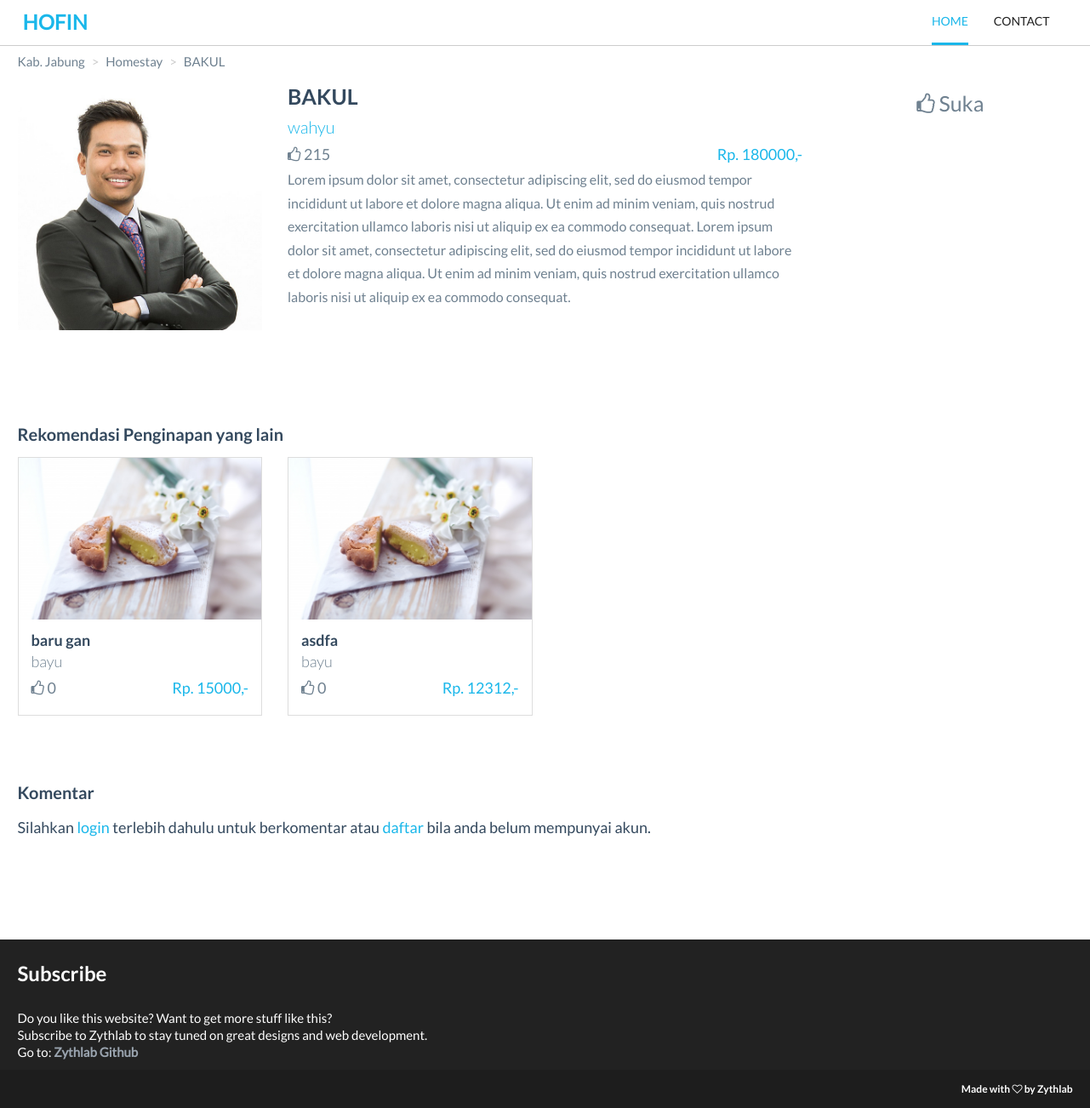
Page /penginapan/detailPenginapan/2 on the committed database.
### tables this page shows
CREATE TABLE IF NOT EXISTS `m_penginapan` (
  `id_penginapan` int(11) NOT NULL,
  `id_pengguna` int(11) NOT NULL,
  `rating` int(11) NOT NULL,
  `nama_penginapan` varchar(100) NOT NULL,
  `alamat` varchar(100) NOT NULL,
  `daerah` varchar(100) NOT NULL,
  `harga` int(11) NOT NULL,
  `deskripsi` text NOT NULL,
  `kategori` varchar(50) NOT NULL,
  `foto` varchar(100) NOT NULL
);

CREATE TABLE IF NOT EXISTS `m_pengguna` (
  `id_pengguna` int(11) NOT NULL,
  `nama` varchar(50) NOT NULL,
  `username` varchar(50) NOT NULL,
  `password` varchar(100) NOT NULL,
  `role` int(11) NOT NULL
);

### application/controllers/Penginapan.php (called while the page is built, shortened)
<?php
class Penginapan extends CI_Controller {
	public function detailPenginapan(){
		$id_penginapan = $this->uri->segment(3);
		$id_pengguna = $this->session->userdata('id');
		$data['penginapan'] = $this->Mpenginapan->detailPenginapan($id_penginapan);
		$kategori = $this->Mpenginapan->getKategoriRekomendasi($id_penginapan);
		$data['rekomendasi'] = $this->Mpenginapan->getRekomendasi($kategori,$id_penginapan);
		$data['komentar'] = $this->Mkomentar->getKomentar($id_penginapan);
		$data['suka'] = $this->Mrating->getNilai($id_penginapan,$id_pengguna);
		$data['content'] = $this->load->view('VDetailPenginapan', $data, true);
		$this->load->view('template2', $data);
	}
}

### index.php (called while the page is built, shortened)
<?php
require_once BASEPATH.'core/CodeIgniter.php';

### application/models/Mpenginapan.php (called while the page is built, shortened)
<?php if (!defined('BASEPATH')) exit('No direct script access allowed');
class Mpenginapan extends CI_Model
{
	public function detailPenginapan($id){
		$this->db->from('m_pengguna');
		$this->db->join('m_penginapan', 'm_pengguna.id_pengguna = m_penginapan.id_pengguna');
		$this->db->where('id_penginapan',$id);
		$query = $this->db->get();
		return $query->result();
	}
	public function getKategoriRekomendasi($id){
		$this->db->from('m_pengguna');
		$this->db->join('m_penginapan', 'm_pengguna.id_pengguna = m_penginapan.id_pengguna');
		$this->db->where('id_penginapan',$id);
		$query = $this->db->get();
		foreach ($query->result() as $row)
		{
			$kategori = $row->kategori;
		}
		return $kategori;
	}
	public function getRekomendasi($kategori,$id){
		$this->db->from('m_pengguna');
		$this->db->join('m_penginapan', 'm_pengguna.id_pengguna = m_penginapan.id_pengguna');
		$this->db->where('kategori',$kategori);
		$this->db->where('id_penginapan !=', $id);
		$this->db->limit('4');
		$query = $this->db->get();
		return $query->result();
	}
}

### application/views/VDetailPenginapan.php (the view, shortened to what this page needs)
<section class="content">
  <?php foreach($penginapan as $penginapan){ ?>
  <div class="container">
    <ol class="breadcrumb">
      <li><a href="<?php echo base_url('penginapan/cariPenginapan?daerah='.$penginapan->daerah.'')?>" class="link"><?php echo $penginapan->daerah ?></a></li>
      <li><a class="link"><?php echo $penginapan->kategori ?></a></li>
      <li><a class="link"><?php echo $penginapan->nama_penginapan ?></a></li>
    </ol>
    <div class="content-body">
      <div class="row">
        <div class="col-md-3">
          <div class="content-img">
            <img src="img/content/2.jpg" class="img-responsive">
          </div>
        </div>
        <div class="col-md-6">
          <div class="content-detail">
            <h3 class="title"><?= $penginapan->nama_penginapan ?></h3>
            <p class="menu-owner"><?= $penginapan->nama ?></p>
            <div class="menu-type"><i class="fa fa-thumbs-o-up" aria-hidden="true"></i> <?= $penginapan->rating ?></div>
            <span class="menu-price">Rp. <?= $penginapan->harga ?>,-</span>
            <p class="description"><?= $penginapan->deskripsi ?></p>
          </div>
        </div>
        <div class="col-md-3">
          <div class="menu-information">
            <?php if ($this->session->userdata('nama') != $penginapan->nama ) { ?>
                <?php if(!$suka) { ?>
              <a href="<?php echo base_url('penginapan/setNilai/1/'.$penginapan->id_penginapan.'') ?>"><i class="fa fa-thumbs-o-up" aria-hidden="true"></i> Suka</a>
              <?php } else { ?>
              <a href="<?php echo base_url('penginapan/setNilai/2/'.$penginapan->id_penginapan.'') ?>"><i class="fa fa-thumbs-o-down" aria-hidden="true"></i> Tidak Suka</a>
            <?php }
            } ?>
          </div>
        </div>
      </div>
    </div>
  </div>
  <?php }
  $id_penginapan = $penginapan->id_penginapan; ?>
</section>
<section class="owner-recomendation">
  <div class="container">
    <h2 class="recomendation-heading">Rekomendasi Penginapan yang lain</h2>
    <div class="row">
      <?php foreach ($rekomendasi as $rekomendasi) { ?>
      <div class="col-md-3">
        <div class="box">
          <a href="<?= base_url('penginapan/detailPenginapan/')?><?= $rekomendasi->id_penginapan?>">
            <span class="box-image">
              <img src="img/content/1.jpg" class="img-responsive">
            </span>
            <div class="box-description">
              <h4 class="menu-title"><?= $rekomendasi->nama_penginapan ?></h4>
              <p class="menu-owner"><?= $rekomendasi->nama ?></p>
              <div class="menu-type"><i class="fa fa-thumbs-o-up" aria-hidden="true"></i> <?= $rekomendasi->rating ?></div>
              <div class="menu-price">Rp. <?=$rekomendasi->harga ?>,-</div>
            </div>
          </a>
        </div>
      </div>
      <?php } ?>
    </div>
  </div>
</section>
<section class="comment">
  <div class="container">
    <h2 class="recomendation-heading">Komentar</h2>
    <div class="row">
      <div class="col-md-9">
      <?php if ($this->session->userdata('nama')) {?>
        <?php echo form_open('penginapan/setKomentar')?>
        <input type="hidden" name="id_penginapan" value="<?php echo $id_penginapan ?>">
        <div class="form-group">
          <textarea name="komentar" rows="5" class="form-control" placeholder="komentar anda ..."></textarea>
        </div>
        <div class="pull-right">
          <button class="btn btn-red">Komentar</button>
        </div>
        <?php echo form_close() ?>
        <?php } else { ?>
        <p>Silahkan <a href="<?= base_url('pengguna') ?>" class="link-blue">login</a> terlebih dahulu untuk berkomentar atau <a href="<?= base_url('pengguna') ?>" class="link-blue">daftar</a> bila anda belum mempunyai akun.</p>
        <?php } ?>
      </div>
    </div>
  </div>
</section>

### rows in the picture
m_penginapan: daerah "Kab. Jabung", kategori "Homestay", nama_penginapan "BAKUL", id_pengguna.nama "wahyu", rating "215", harga "180000", deskripsi "Lorem ipsum dolor sit amet, consectetur adipiscing elit, sed do eiusmod tempor incididunt ut labore et dolore magna aliqua. Ut enim ad minim veniam, quis nostrud exercitation ullamco laboris nisi ut aliquip ex ea commodo consequat. Lorem ipsum dolor sit amet, consectetur adipiscing elit, sed do eiusmod tempor incididunt ut labore et dolore magna aliqua. Ut enim ad minim veniam, quis nostrud exercitation ullamco laboris nisi ut aliquip ex ea commodo consequat."
m_penginapan: nama_penginapan "baru gan", id_pengguna.nama "bayu", rating "0", harga "15000"
m_penginapan: nama_penginapan "asdfa", id_pengguna.nama "bayu", rating "0", harga "12312"
